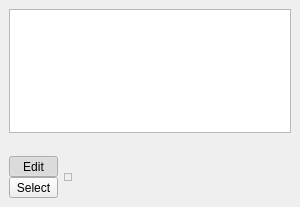
<?xml version="1.0" encoding="UTF-8"?>
<ui version="4.0">
 <class>UnTech::GuiQt::MetaSprite::MetaSprite::PalettesDock</class>
 <widget class="QDockWidget" name="UnTech::GuiQt::MetaSprite::MetaSprite::PalettesDock">
  <property name="geometry">
   <rect>
    <x>0</x>
    <y>0</y>
    <width>300</width>
    <height>207</height>
   </rect>
  </property>
  <property name="features">
   <set>QDockWidget::DockWidgetMovable</set>
  </property>
  <property name="windowTitle">
   <string>Palettes</string>
  </property>
  <widget class="QWidget" name="dockWidgetContents">
   <layout class="QVBoxLayout" name="verticalLayout">
    <property name="spacing">
     <number>0</number>
    </property>
    <item>
     <widget class="QListView" name="paletteList">
      <property name="sizePolicy">
       <sizepolicy hsizetype="MinimumExpanding" vsizetype="MinimumExpanding">
        <horstretch>0</horstretch>
        <verstretch>0</verstretch>
       </sizepolicy>
      </property>
      <property name="minimumSize">
       <size>
        <width>270</width>
        <height>80</height>
       </size>
      </property>
      <property name="horizontalScrollBarPolicy">
       <enum>Qt::ScrollBarAlwaysOff</enum>
      </property>
      <property name="selectionMode">
       <enum>QAbstractItemView::SingleSelection</enum>
      </property>
      <property name="uniformItemSizes">
       <bool>true</bool>
      </property>
     </widget>
    </item>
    <item>
     <widget class="QToolBar" name="paletteListButtons">
      <property name="movable">
       <bool>false</bool>
      </property>
      <property name="iconSize">
       <size>
        <width>16</width>
        <height>16</height>
       </size>
      </property>
      <property name="floatable">
       <bool>false</bool>
      </property>
     </widget>
    </item>
    <item>
     <layout class="QHBoxLayout" name="horizontalLayout" stretch="0,0,1">
      <property name="sizeConstraint">
       <enum>QLayout::SetFixedSize</enum>
      </property>
      <property name="topMargin">
       <number>6</number>
      </property>
      <item>
       <layout class="QVBoxLayout" name="toolButtonsLayout">
        <property name="rightMargin">
         <number>6</number>
        </property>
        <item>
         <widget class="QToolButton" name="editColorButton">
          <property name="sizePolicy">
           <sizepolicy hsizetype="MinimumExpanding" vsizetype="Fixed">
            <horstretch>0</horstretch>
            <verstretch>0</verstretch>
           </sizepolicy>
          </property>
          <property name="text">
           <string>Edit</string>
          </property>
          <property name="checkable">
           <bool>true</bool>
          </property>
          <property name="checked">
           <bool>true</bool>
          </property>
          <property name="autoExclusive">
           <bool>true</bool>
          </property>
         </widget>
        </item>
        <item>
         <widget class="QToolButton" name="selectColorButton">
          <property name="sizePolicy">
           <sizepolicy hsizetype="MinimumExpanding" vsizetype="Fixed">
            <horstretch>0</horstretch>
            <verstretch>0</verstretch>
           </sizepolicy>
          </property>
          <property name="text">
           <string>Select</string>
          </property>
          <property name="checkable">
           <bool>true</bool>
          </property>
          <property name="autoExclusive">
           <bool>true</bool>
          </property>
         </widget>
        </item>
       </layout>
      </item>
      <item>
       <widget class="QFrame" name="selectedPalette">
        <property name="frameShape">
         <enum>QFrame::StyledPanel</enum>
        </property>
        <property name="frameShadow">
         <enum>QFrame::Raised</enum>
        </property>
        <layout class="QGridLayout" name="colorGrid">
         <property name="sizeConstraint">
          <enum>QLayout::SetFixedSize</enum>
         </property>
         <property name="leftMargin">
          <number>3</number>
         </property>
         <property name="topMargin">
          <number>3</number>
         </property>
         <property name="rightMargin">
          <number>3</number>
         </property>
         <property name="bottomMargin">
          <number>3</number>
         </property>
         <property name="spacing">
          <number>1</number>
         </property>
        </layout>
       </widget>
      </item>
      <item>
       <spacer name="horizontalSpacer">
        <property name="orientation">
         <enum>Qt::Horizontal</enum>
        </property>
        <property name="sizeHint" stdset="0">
         <size>
          <width>0</width>
          <height>0</height>
         </size>
        </property>
       </spacer>
      </item>
     </layout>
    </item>
   </layout>
  </widget>
 </widget>
 <resources/>
 <connections/>
</ui>
